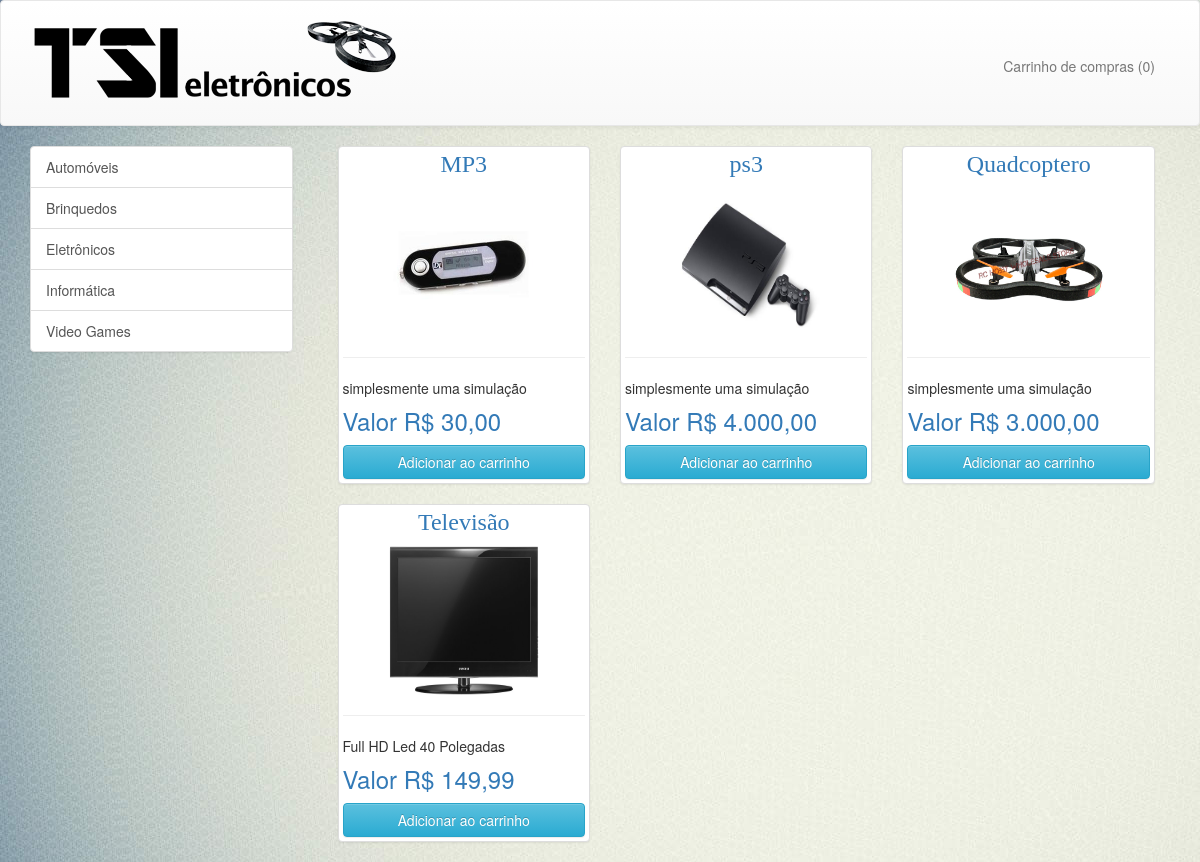
/index.php/index.php?acao=categoria&id=4, run on the app's committed database.
### tables this page shows
CREATE TABLE `departamentos` (
  `id` int(10) NOT NULL AUTO_INCREMENT,
  `nome` varchar(50) NOT NULL,
  PRIMARY KEY (`id`)
);

CREATE TABLE `produtos` (
  `id` int(10) NOT NULL AUTO_INCREMENT,
  `nome` varchar(150) NOT NULL,
  `detalhes` text,
  `preco` decimal(10,2) NOT NULL DEFAULT '0.00',
  `id_departamento` int(10) NOT NULL,
  PRIMARY KEY (`id`),
  KEY `fk_produtos_departamentos_idx` (`id_departamento`),
  CONSTRAINT `fk_produtos_departamentos` FOREIGN KEY (`id_departamento`) REFERENCES `departamentos` (`id`) ON DELETE NO ACTION ON UPDATE NO ACTION
);

CREATE TABLE `imagens` (
  `id` int(10) NOT NULL AUTO_INCREMENT,
  `foto` varchar(45) NOT NULL,
  `id_produto` int(10) NOT NULL,
  PRIMARY KEY (`id`)
);

### lib/controller_site.php (called while the page is built, shortened)
<?php
function chamadas($id)
{
  if($id)
  {
    $consulta = "SELECT p.id, p.nome as nome_produto, p.detalhes, p.preco, p.id_departamento, d.nome as nome_departamento, i.foto
                   FROM produtos p
                   LEFT JOIN imagens i ON  p.id = i.id_produto
                   JOIN departamentos d ON d.id = p.id_departamento
                   WHERE p.id_departamento = '$id'
                   ORDER BY p.nome";
  } else {
    $consulta = "SELECT p.id, p.nome as nome_produto, p.detalhes, p.preco, p.id_departamento, d.nome as nome_departamento, i.foto
                   FROM produtos p
                   LEFT JOIN imagens i ON  p.id = i.id_produto
                   JOIN departamentos d ON d.id = p.id_departamento
                   ORDER BY p.nome";
  }
    consultar($consulta);
    $registros = array();
    while ($registro = proximo_registro()) {
      array_push($registros, $registro);
    }
    return $registros;
}
function departamentos()
{
    $consulta = "SELECT * FROM departamentos ORDER BY nome";
    consultar($consulta);
    $registros = array();
    while ($registro = proximo_registro()) {
        array_push($registros, $registro);
    }
    return $registros;
}
?>

### lib/database.php (called while the page is built, shortened)
<?php
	$result = null;
	$conn = mysql_connect(HOST, USER, PASSWORD);
	function consultar($sql)
	{
		global $conn, $result;
		$result = mysql_query($sql,$conn);
	}
	function proximo_registro()
	{
		global $result;
		return mysql_fetch_assoc($result);
	}

### sections/loja.php (the view, shortened to what this page needs)
<?php require_once("layout/menu_categoria.php") ?>
<div class="col-md-9">
    <?php foreach ($chamadas as $chamada) { ?>
        <div class="col-sm-4">
            <div id="produto" class="thumbnail">
                <?php
                $caminhoFoto = $chamada['foto'];
                if ($caminhoFoto) {
                    $img_produto = URL_BASE . "assets/img/" . $caminhoFoto;
                } else {
                    $img_produto = URL_BASE . "assets/img/default.jpeg";
                }
                ?>
                <a class="alinhamento" href=""><h3><?php echo $chamada['nome_produto'] ?></h3></a>
                <a href="">
                  <img class="imagem mostrar" src="<?= $img_produto ?>" width="150" height="150">
                </a>
                <hr>
                <p><?= substr($chamada['detalhes'], 0, 30) ?></p>
                <a href=""><strong><h3>Valor R$ <?php echo number_format($chamada['preco'], 2, ',', '.') ?></h3></strong></a>
                <button type="button" class="btn btn-info btn-block botaoComprar" id="<?php echo $chamada['id'] ?>">Adicionar ao carrinho</button>
            </div>
        </div>
    <?php }  ?>
</div>

### layout/menu_categoria.php
<div class="col-md-3">
  <div class="list-group">
      <?php foreach ($deptos as $depto) { ?>
          <a href="<?= URL_BASE ?>index.php?acao=categoria&id=<?= $depto['id'] ?>" class="list-group-item"><?= $depto['nome'] ?></a>
      <?php }  ?>
  </div>
</div>

### assets/css/estilos.css (style rules this page uses)
body { background-image: url(../img/back.jpg); }
.imagem { margin-left: auto; margin-right: auto; weight: 150px; width: 150px; }
img.mostrar { display: block; margin-left: auto; margin-right: auto; }
a.alinhamento { margin-left: auto; margin-right: auto; text-align: center; font-family: Verdana; font-size: 16pt; }

### data on the page
departamentos: nome "Automóveis"
departamentos: nome "Brinquedos"
departamentos: nome "Eletrônicos"
departamentos: nome "Informática"
departamentos: nome "Video Games"
produtos: nome "MP3", imagens.foto (picture), detalhes "simplesmente uma simulação", preco "30,00"
produtos: nome "ps3", imagens.foto (picture), detalhes "simplesmente uma simulação", preco "4.000,00"
produtos: nome "Quadcoptero", imagens.foto (picture), detalhes "simplesmente uma simulação", preco "3.000,00"
produtos: nome "Televisão", imagens.foto (picture), detalhes "Full HD Led 40 Polegadas", preco "149,99"

### other printed values
count($carrinho) "0"
